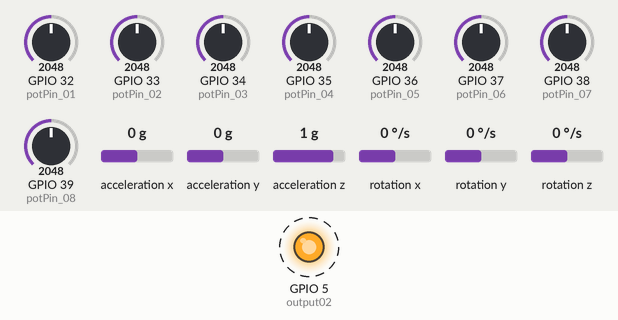
Bench run of a sketch on a simulated ESP32. Parts: output pins drawn as LEDs (lit = HIGH). Wiring (inferred from the names in the program): MPU-9250 motion sensor at I2C address 0x68. Dashed ring = blinking. The inputs (shaded band) are chosen by the test bench; at power-on: GPIO 32 (potPin_01) = 2048, GPIO 33 (potPin_02) = 2048, GPIO 34 (potPin_03) = 2048, GPIO 35 (potPin_04) = 2048, GPIO 36 (potPin_05) = 2048, GPIO 37 (potPin_06) = 2048, GPIO 38 (potPin_07) = 2048, GPIO 39 (potPin_08) = 2048, acceleration x 0 g, acceleration y 0 g, acceleration z 1 g, rotation x 0 °/s, rotation y 0 °/s, rotation z 0 °/s. Nothing arrives over Bluetooth unless stated; the modem accepts every AT command (registered, SIM ready, sends succeed) and sends nothing else; what the sketch prints to the serial monitor is not drawn.

Above: at 1.2 s.
Timing chart, 0 to 4.0 s (numbered marks = the images above):
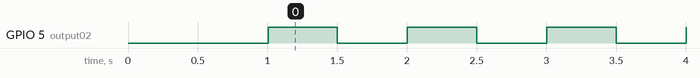

Measured:
- by itself, GPIO 5 (output02): alternates HIGH for 0.50 s and LOW for 0.50 s

The sketch:

bluetooth_show_wave_8ch-add_acc-20220112.ino
```cpp
//TBSI-SSR LinZenan
//修改于2021年10月26日，此程序供tactile sensing后期压力解耦项目采集数据使用
//2021年10月6日
#include "BluetoothSerial.h"

#include<Wire.h>
//IIC设备
//#define SDA 4
//#define SCL 15
#define SDA 14
#define SCL 13
#define test_mode 1//0--直接串口查看数据 1--串口上位机查看数据


#if !defined(CONFIG_BT_ENABLED) || !defined(CONFIG_BLUEDROID_ENABLED)
#error Bluetooth is not enabled! Please run `make menuconfig` to and enable it
#endif

//cup为小端模式存储，也就是在存储的时候，低位被存在0字节，高位在1字节
#define BYTE0(dwTemp)       (*(char *)(&dwTemp))     //取出int型变量的低字节
#define BYTE1(dwTemp)       (*((char *)(&dwTemp) + 1))     //    取存储在此变量下一内存字节的内容，高字节
#define BYTE2(dwTemp)       (*((char *)(&dwTemp) + 2))
#define BYTE3(dwTemp)       (*((char *)(&dwTemp) + 3))

//定时器中断
#define SET_US 100 //设置定时器中断时间
hw_timer_t *timer=NULL;//创建一个定时器结构体
volatile SemaphoreHandle_t timerSemaphore;//创建一个定时器信号量
int time_count=0;//用于设置标志位
int time_status_0_5s = 0; //0.5s标志位
int time_status_0_2ms = 0; //0.1ms标志位
portMUX_TYPE timerMux = portMUX_INITIALIZER_UNLOCKED;

//bluetooth
BluetoothSerial SerialBT;

//led-test
const int output02 = 5;
static bool led_status = true;

// adc port*4
const int potPin_01 = 32;
const int potPin_02 = 33;
const int potPin_03 = 34;
const int potPin_04 = 35;
const int potPin_05 = 36;
const int potPin_06 = 37;
const int potPin_07 = 38;
const int potPin_08 = 39;

// some parameters
unsigned char DataToSend[30];//send to ANOV7
int data[8];//raw data
int data_mpu[10];//raw data

//mpu9250器件地址
const int MPU_addr=0x68; // I2C address of the MPU-6050
int16_t AcX,AcY,AcZ,Tmp,GyX,GyY,GyZ;

//mode
int send_mode = 1;


//timer中断
void IRAM_ATTR Timer_Hander()
{
  portENTER_CRITICAL_ISR(&timerMux);//进入临界段
  time_count++;
  if(time_count%80==1)
  {
    time_status_0_2ms = 1; //0.2ms标志位，实际是100us*50 = 5ms标志位，因为发现手机蓝牙app波形发太快会卡住，所以调慢了（是app问题，因为数据已经发出去了）
  }
  if(time_count == 5000)
  {
    time_status_0_5s = 1; //0.5s标志位
    time_count = 0;
  }
  portEXIT_CRITICAL_ISR(&timerMux);//退出临界段
  xSemaphoreGiveFromISR(timerSemaphore, NULL);//释放一个二值信号量timerSemaphore
}

void setup() {
  Wire.begin(SDA, SCL);
  //设置acc量程±4G
  /*
   *0x1c          0x00      ±2G
    0x1c          0x08      ±4G
    0x1c          0x10      ±8G
    0x1c          0x18      ±16G
   */
  Wire.beginTransmission(MPU_addr);
  Wire.write(0x1C); // PWR_MGMT_1 register
  Wire.write(0x08); // set to zero (wakes up the MPU-6050)
  Wire.endTransmission(true);

  //设置gyro量程±1000°/s
  /*
   *  0x1b          0x00      ±250°/s
      0x1b          0x08      ±500°/s
      0x1b          0x10      ±1000°/s
      0x1b          0x18      ±2000°/s
   */
  Wire.beginTransmission(MPU_addr);
  Wire.write(0x1B); // PWR_MGMT_1 register
  Wire.write(0x10); // set to zero (wakes up the MPU-6050)
  Wire.endTransmission(true);

  //开启MPU9250设备
  Wire.beginTransmission(MPU_addr);
  Wire.write(0x6B); // PWR_MGMT_1 register
  Wire.write(0); // set to zero (wakes up the MPU-6050)
  Wire.endTransmission(true);

  Serial.begin(115200);
  SerialBT.begin("ESP32-TBSI-SSR"); //Bluetooth device name
  Serial.println("The device started, now you can pair it with bluetooth!");

 //配置定时器中断
  timerSemaphore=xSemaphoreCreateBinary();//定义信号量
  timer = timerBegin(0, 80, true);//初始化定时器0 80分频  向上计数
  // 配置定时器中断函数
  timerAttachInterrupt(timer, &Timer_Hander, true);
  // Set alarm to call onTimer function every second (value in microseconds).
  // Repeat the alarm (third parameter)
  timerAlarmWrite(timer, SET_US, true);//每计数100次触发定时器中断 自动重载开启。单位us
  // Start an alarm
  timerAlarmEnable(timer);//使能定时器函数

  pinMode(output02, OUTPUT);
  delay(1000);
}

void loop() {
  //简单任务调度
    if(time_status_0_2ms == 1)
    {
      ADC_read(8 ,data);
      read_raw_data();
      ANOv7_TENG_DATA_short_Send(data);
      ANOv7_TENG_DATA_short_Send2(data);
//      mini_balance_bluetooth_app(4,data);
      time_status_0_2ms = 0;
    }
    if(time_status_0_5s == 1)
    {
      led_status = !led_status;
      if(led_status==true)
        digitalWrite(output02, LOW);
      else
        digitalWrite(output02, HIGH);
      time_status_0_5s = 0;
    }
}

//电压采集
void ADC_read(int num ,int data[])
{
  for(int i = 0;i<num;i++)
  {
    data[i] = analogRead(potPin_01+i);
//    delay(10);//10ms
  }
}

//读取一次原始数据
void read_raw_data(void)
{
  Wire.beginTransmission(MPU_addr);
  Wire.write(0x3B); // starting with register 0x3B (ACCEL_XOUT_H)
  Wire.endTransmission(false);
  Wire.requestFrom(MPU_addr,14,true); // request a total of 14 registers
  AcX=Wire.read()<<8|Wire.read(); // 0x3B (ACCEL_XOUT_H) & 0x3C (ACCEL_XOUT_L)
  AcY=Wire.read()<<8|Wire.read(); // 0x3D (ACCEL_YOUT_H) & 0x3E (ACCEL_YOUT_L)
  AcZ=Wire.read()<<8|Wire.read(); // 0x3F (ACCEL_ZOUT_H) & 0x40 (ACCEL_ZOUT_L)
  Tmp=Wire.read()<<8|Wire.read(); // 0x41 (TEMP_OUT_H) & 0x42 (TEMP_OUT_L)
  GyX=Wire.read()<<8|Wire.read(); // 0x43 (GYRO_XOUT_H) & 0x44 (GYRO_XOUT_L)
  GyY=Wire.read()<<8|Wire.read(); // 0x45 (GYRO_YOUT_H) & 0x46 (GYRO_YOUT_L)
  GyZ=Wire.read()<<8|Wire.read(); // 0x47 (GYRO_ZOUT_H) & 0x48 (GYRO_ZOUT_L)

  data_mpu[0] = AcX/10;
  data_mpu[1] = AcY/10;
  data_mpu[2] = AcZ/10;
  data_mpu[3] = GyX;
  data_mpu[4] = GyY;
  data_mpu[5] = GyZ;
  data_mpu[6] = 100*((Tmp-21)/333.87 +21);
}

//mini-balance手机蓝牙上位机（最多支持5路)
//波形协议: {B%d:%d:%d:%d:%d},a,b,c,d,e
//num: 发送通道数
//data: 发送的数据
int mini_balance_bluetooth_app(int num,int data[])
{
  if(num <= 0 || num > 5)
    return 0;
  else
  {
    SerialBT.print("{B");
    for(int i = 0;i<num ; i++)
    {
      if(i!=0)
        SerialBT.print(":");
      SerialBT.print(data[i]);

    }
    SerialBT.print("}$");
    return 1;
  }
}

//ANOv7上位机波形观察
//每一个协议帧只能最多发送10个数据量(不是byte)
//协议：0xAA+0xFF+0xF1+NUM(byte)+DATA(低位先发)+SC+AC 8个通道的ADC值
void ANOv7_TENG_DATA_short_Send(int data[])
{
  unsigned char Max_data_num = 10;//每一帧最大发送数据量
  unsigned char _cnt_send = 0;//用于记录发送帧发送位数
  unsigned char _cnt_data = 0;//用于记录数据发送位数
  unsigned char SC = 0;//求和检验值
  unsigned char AC = 0;//累求和检验值

  /********************* 协议帧 发送过程（0xF1）  *********************/
  //帧头
  DataToSend[_cnt_send++] = 0xAA;
  DataToSend[_cnt_send++] = 0xFF;
  DataToSend[_cnt_send++] = 0xF1;
  DataToSend[_cnt_send++] = 8*2;//short发送占两个字节
  //数据
  for(_cnt_data = 0;_cnt_data < 8;_cnt_data++)
  {
    DataToSend[_cnt_send++] = BYTE0(data[_cnt_data]);
    DataToSend[_cnt_send++] = BYTE1(data[_cnt_data]);
  }
  //双校验
  for(unsigned char i = 0;i < (8*2+4);i++)
  {
    SC = DataToSend[i] + SC;
    AC = SC + AC;
  }

  DataToSend[_cnt_send++] = SC;
  DataToSend[_cnt_send++] = AC;

  //发送
  for(unsigned char i = 0;i < _cnt_send;i++)
  {
    if(send_mode == 0)
    {
      Serial.write(DataToSend[i]);
    }
    else
    {
      SerialBT.write(DataToSend[i]);
    }
  }
  /********************* 协议帧 发送过程（0xF1）  *********************/
}

//ANOv7上位机波形观察
//每一个协议帧只能最多发送10个数据量(不是byte)
//协议：0xAA+0xFF+0xF2+NUM(byte)+DATA(低位先发)+SC+AC 10个通道的值（accX,accY,accZ,gyroX,gyroY,gyroZ,temp,time0,time1）
void ANOv7_TENG_DATA_short_Send2(int data[])
{
  unsigned char Max_data_num = 10;//每一帧最大发送数据量
  unsigned char _cnt_send = 0;//用于记录发送帧发送位数
  unsigned char _cnt_data = 0;//用于记录数据发送位数
  unsigned char SC = 0;//求和检验值
  unsigned char AC = 0;//累求和检验值
  unsigned long time;
  /********************* 协议帧 发送过程（0xF2）  *********************/
  //帧头
  DataToSend[_cnt_send++] = 0xAA;
  DataToSend[_cnt_send++] = 0xFF;
  DataToSend[_cnt_send++] = 0xF2;
  DataToSend[_cnt_send++] = 9*2;//short发送占两个字节
  //数据
  for(_cnt_data = 0;_cnt_data < 7;_cnt_data++)
  {
    DataToSend[_cnt_send++] = BYTE0(data_mpu[_cnt_data]);
    DataToSend[_cnt_send++] = BYTE1(data_mpu[_cnt_data]);
  }
  //加入时间刻度
  time = millis();
  DataToSend[_cnt_send++] = BYTE0(time);
  DataToSend[_cnt_send++] = BYTE1(time);
  DataToSend[_cnt_send++] = BYTE2(time);
  DataToSend[_cnt_send++] = BYTE3(time);

  //双校验
  for(unsigned char i = 0;i < (9*2+4);i++)
  {
    SC = DataToSend[i] + SC;
    AC = SC + AC;
  }

  DataToSend[_cnt_send++] = SC;
  DataToSend[_cnt_send++] = AC;

  //发送
  for(unsigned char i = 0;i < _cnt_send;i++)
  {
    if(send_mode == 0)
    {
      Serial.write(DataToSend[i]);
    }
    else
    {
      SerialBT.write(DataToSend[i]);
    }
  }
  /********************* 协议帧 发送过程（0xF2）  *********************/
}
```
